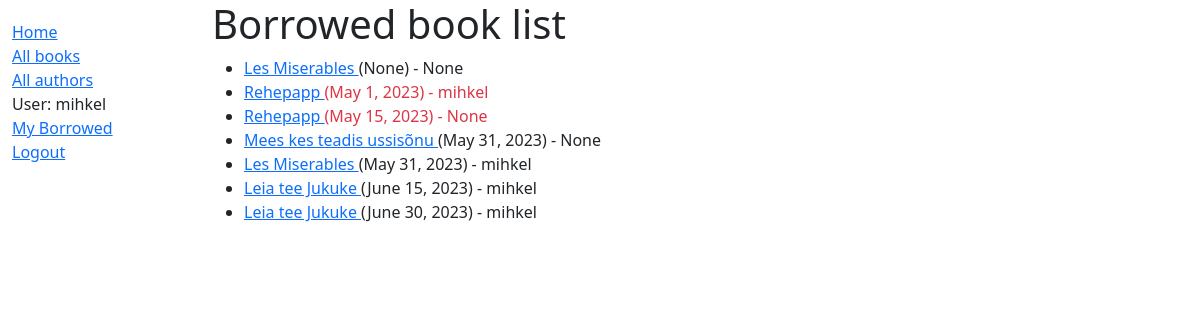
/catalog/allBorrowed (signed in), run on an earlier commit of the app's database.
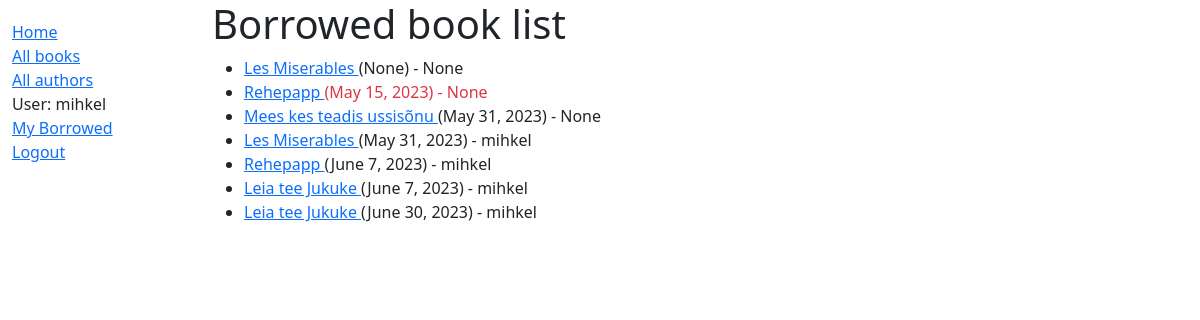
And on a later commit of the database.
### catalog/models.py (models this page shows, shortened)
class BookInstance(models.Model):
    id = models.UUIDField(primary_key=True, default=uuid.uuid4, help_text='Unique ID for this particular book across whole library')
    book = models.ForeignKey('Book', on_delete=models.RESTRICT, null=True)
    imprint = models.CharField(max_length=200)
    due_back = models.DateField(null=True, blank=True)
    borrower = models.ForeignKey(User, on_delete=models.SET_NULL, null = True, blank=True)
    LOAN_STATUS = (
        ('m', 'Maintenance'),
        ('o', 'On loan'),
        ('a', 'Available'),
        ('r', 'Reserved'),
    )
    status = models.CharField(
        max_length=1,
        choices=LOAN_STATUS,
        blank=True,
        default='m',
        help_text='Book availability',
    )
    class Meta:
        ordering = ['due_back']
        permissions = (("can_mark_returned", "Set book as returned"),)
    @property
    def is_overdue(self):
        return bool(self.due_back and date.today() > self.due_back)

class Book(models.Model):
    title = models.CharField(max_length=200)
    author = models.ForeignKey('Author', on_delete=models.SET_NULL, null=True)
    summary = models.TextField(max_length=1000, help_text='Enter a brief description of the book')
    isbn = models.CharField('ISBN', max_length=13, unique=True, help_text='13 Character <a href="https://www.isbn-international.org/content/what-isbn">ISBN number</a>')
    genre = models.ManyToManyField(Genre, help_text='Select a genre for this book')
    language = models.ForeignKey('Language', on_delete=models.SET_NULL, null=True)
    def __str__(self):
        return self.title
    def get_absolute_url(self):
        return reverse('book-detail', args=[str(self.id)])
    def display_genre(self):
        return ', '.join(genre.name for genre in self.genre.all()[:3])
    display_genre.short_description = 'Genre'

### catalog/views.py (the view)
# urls.py: path('allBorrowed' ,views.AllBorrowedListView.as_view(), name='all-borrowed'),
class AllBorrowedListView(LoginRequiredMixin, generic.ListView):
    template_name = 'catalog/all_borrowed_list.html'
    permission_required = ('catalog.can_mark_returned', 'catalog.can_edit')
    model = BookInstance
    def get_queryset(self):
        return(
            BookInstance.objects.filter(status__exact='o').order_by('due_back')
        )

### catalog/templates/catalog/all_borrowed_list.html (shortened to what this page needs)
{% extends "base_generic.html" %}
{% block content %}
<h1>Borrowed book list</h1>
{% if bookinstance_list %}
<ul>
    {% for instance in bookinstance_list %}
    <li>
        <span><a href="{{ instance.book.get_absolute_url }}">{{ instance.book }} </a>
            <span class="{% if instance.is_overdue %}text-danger{% endif %}">
                ({{ instance.due_back }}) - {{instance.borrower}}</span>
            </span>
        </li>
        {% endfor %}
    </ul>
{% else %}
  <p>There are no books borrowed.</p>
{% endif %}
{% endblock %}

What changed in the data, as far as the page shows it:
changed BookInstance (number 5 of 7 on the later page): due_back "May 1, 2023" → "June 7, 2023"; moves down the list
changed BookInstance (number 6 of 7 on the later page): due_back "June 15, 2023" → "June 7, 2023"
